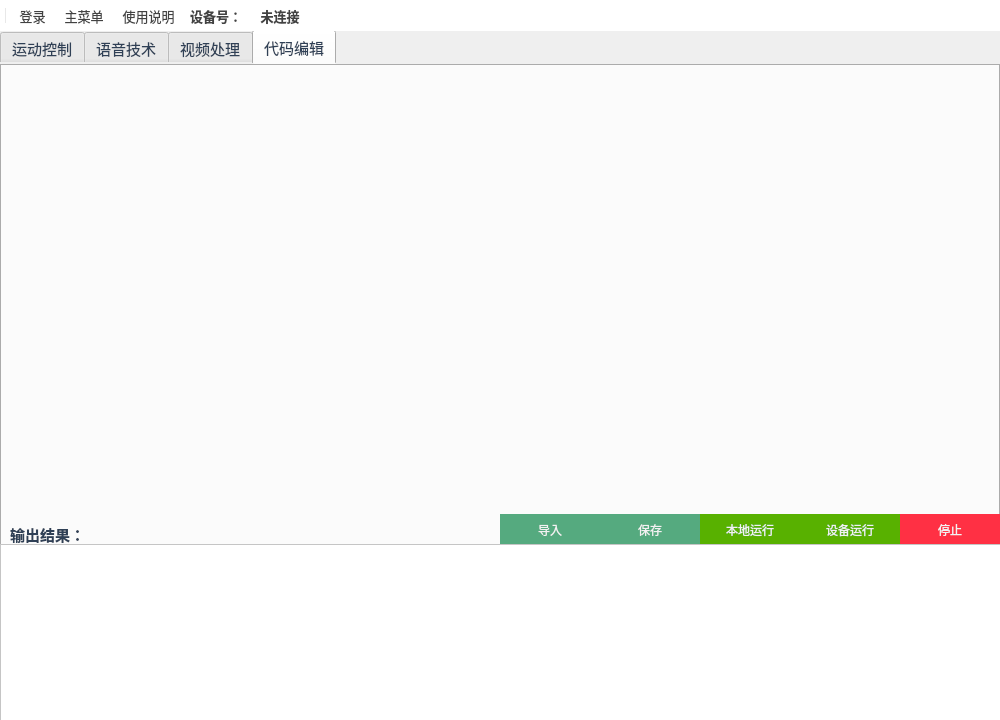
<?xml version="1.0" encoding="UTF-8"?>
<ui version="4.0">
 <class>tankWindow</class>
 <widget class="QMainWindow" name="tankWindow">
  <property name="geometry">
   <rect>
    <x>0</x>
    <y>0</y>
    <width>1000</width>
    <height>720</height>
   </rect>
  </property>
  <property name="minimumSize">
   <size>
    <width>1000</width>
    <height>720</height>
   </size>
  </property>
  <property name="maximumSize">
   <size>
    <width>1000</width>
    <height>720</height>
   </size>
  </property>
  <property name="windowTitle">
   <string>人工智能履带坦克</string>
  </property>
  <widget class="QWidget" name="widget">
   <property name="minimumSize">
    <size>
     <width>1000</width>
     <height>720</height>
    </size>
   </property>
   <property name="maximumSize">
    <size>
     <width>1000</width>
     <height>720</height>
    </size>
   </property>
   <property name="mouseTracking">
    <bool>true</bool>
   </property>
   <widget class="QTabWidget" name="tabMenuWidget">
    <property name="geometry">
     <rect>
      <x>0</x>
      <y>-1</y>
      <width>1000</width>
      <height>693</height>
     </rect>
    </property>
    <property name="baseSize">
     <size>
      <width>1021</width>
      <height>30</height>
     </size>
    </property>
    <property name="font">
     <font>
      <family>宋体</family>
      <pointsize>11</pointsize>
     </font>
    </property>
    <property name="styleSheet">
     <string notr="true">color:#2F4056;
border-top-color: rgb(255, 85, 127);
</string>
    </property>
    <property name="currentIndex">
     <number>3</number>
    </property>
    <property name="iconSize">
     <size>
      <width>24</width>
      <height>24</height>
     </size>
    </property>
    <property name="elideMode">
     <enum>Qt::ElideMiddle</enum>
    </property>
    <widget class="QWidget" name="tab_control">
     <property name="baseSize">
      <size>
       <width>0</width>
       <height>0</height>
      </size>
     </property>
     <property name="font">
      <font>
       <family>宋体</family>
       <pointsize>12</pointsize>
      </font>
     </property>
     <property name="styleSheet">
      <string notr="true"/>
     </property>
     <attribute name="title">
      <string>运动控制</string>
     </attribute>
     <widget class="QCheckBox" name="avoid">
      <property name="geometry">
       <rect>
        <x>880</x>
        <y>80</y>
        <width>81</width>
        <height>21</height>
       </rect>
      </property>
      <property name="font">
       <font>
        <family>宋体</family>
        <pointsize>14</pointsize>
       </font>
      </property>
      <property name="text">
       <string>开启</string>
      </property>
     </widget>
     <widget class="QLabel" name="label_2">
      <property name="geometry">
       <rect>
        <x>760</x>
        <y>110</y>
        <width>91</width>
        <height>41</height>
       </rect>
      </property>
      <property name="font">
       <font>
        <family>宋体</family>
        <pointsize>14</pointsize>
       </font>
      </property>
      <property name="text">
       <string>循迹模式</string>
      </property>
     </widget>
     <widget class="QPushButton" name="car_backward">
      <property name="geometry">
       <rect>
        <x>820</x>
        <y>330</y>
        <width>61</width>
        <height>51</height>
       </rect>
      </property>
      <property name="styleSheet">
       <string notr="true">background-color:rgb(99, 180, 255);color:rgb(243, 243, 243);</string>
      </property>
      <property name="text">
       <string>后退</string>
      </property>
     </widget>
     <widget class="QCheckBox" name="keyboard_control">
      <property name="geometry">
       <rect>
        <x>880</x>
        <y>160</y>
        <width>81</width>
        <height>21</height>
       </rect>
      </property>
      <property name="font">
       <font>
        <family>宋体</family>
        <pointsize>14</pointsize>
       </font>
      </property>
      <property name="text">
       <string>开启</string>
      </property>
     </widget>
     <widget class="QCheckBox" name="travel">
      <property name="geometry">
       <rect>
        <x>880</x>
        <y>120</y>
        <width>81</width>
        <height>21</height>
       </rect>
      </property>
      <property name="font">
       <font>
        <family>宋体</family>
        <pointsize>14</pointsize>
       </font>
      </property>
      <property name="text">
       <string>开启</string>
      </property>
     </widget>
     <widget class="QPushButton" name="car_rotate">
      <property name="geometry">
       <rect>
        <x>760</x>
        <y>380</y>
        <width>61</width>
        <height>51</height>
       </rect>
      </property>
      <property name="styleSheet">
       <string notr="true">background-color:rgb(255, 255, 127);color:rgb(66, 66, 66);</string>
      </property>
      <property name="text">
       <string>旋转</string>
      </property>
     </widget>
     <widget class="QPushButton" name="car_right">
      <property name="geometry">
       <rect>
        <x>760</x>
        <y>280</y>
        <width>61</width>
        <height>51</height>
       </rect>
      </property>
      <property name="styleSheet">
       <string notr="true">background-color:rgb(99, 180, 255);color:rgb(243, 243, 243);</string>
      </property>
      <property name="text">
       <string>向左</string>
      </property>
     </widget>
     <widget class="QLabel" name="label_4">
      <property name="geometry">
       <rect>
        <x>810</x>
        <y>190</y>
        <width>91</width>
        <height>41</height>
       </rect>
      </property>
      <property name="font">
       <font>
        <family>宋体</family>
        <pointsize>14</pointsize>
       </font>
      </property>
      <property name="styleSheet">
       <string notr="true">color:rgb(85, 170, 255)</string>
      </property>
      <property name="text">
       <string>行动控制</string>
      </property>
     </widget>
     <widget class="QPushButton" name="car_cam_left">
      <property name="geometry">
       <rect>
        <x>880</x>
        <y>530</y>
        <width>61</width>
        <height>51</height>
       </rect>
      </property>
      <property name="styleSheet">
       <string notr="true">background-color:#01AAED;color:#F3F3F3;</string>
      </property>
      <property name="text">
       <string>向右</string>
      </property>
     </widget>
     <widget class="QPushButton" name="car_forward">
      <property name="geometry">
       <rect>
        <x>820</x>
        <y>230</y>
        <width>61</width>
        <height>51</height>
       </rect>
      </property>
      <property name="whatsThis">
       <string extracomment="go_front"/>
      </property>
      <property name="styleSheet">
       <string notr="true">background-color:rgb(99, 180, 255);color:rgb(243, 243, 243);</string>
      </property>
      <property name="text">
       <string>前进</string>
      </property>
     </widget>
     <widget class="QPushButton" name="car_cam_down">
      <property name="geometry">
       <rect>
        <x>820</x>
        <y>480</y>
        <width>61</width>
        <height>51</height>
       </rect>
      </property>
      <property name="styleSheet">
       <string notr="true">background-color:#01AAED;color:#F3F3F3;</string>
      </property>
      <property name="text">
       <string>向上</string>
      </property>
     </widget>
     <widget class="QLabel" name="label">
      <property name="geometry">
       <rect>
        <x>760</x>
        <y>70</y>
        <width>91</width>
        <height>41</height>
       </rect>
      </property>
      <property name="font">
       <font>
        <family>宋体</family>
        <pointsize>14</pointsize>
       </font>
      </property>
      <property name="text">
       <string>避障模式</string>
      </property>
     </widget>
     <widget class="QPushButton" name="car_stop">
      <property name="geometry">
       <rect>
        <x>880</x>
        <y>380</y>
        <width>61</width>
        <height>51</height>
       </rect>
      </property>
      <property name="styleSheet">
       <string notr="true">background-color:rgb(255, 85, 0);color:rgb(243, 243, 243);</string>
      </property>
      <property name="text">
       <string>停止</string>
      </property>
     </widget>
     <widget class="QPushButton" name="car_cam_up">
      <property name="geometry">
       <rect>
        <x>820</x>
        <y>580</y>
        <width>61</width>
        <height>51</height>
       </rect>
      </property>
      <property name="styleSheet">
       <string notr="true">background-color:#01AAED;color:#F3F3F3;</string>
      </property>
      <property name="text">
       <string>向下</string>
      </property>
     </widget>
     <widget class="QLabel" name="label_3">
      <property name="geometry">
       <rect>
        <x>760</x>
        <y>150</y>
        <width>91</width>
        <height>41</height>
       </rect>
      </property>
      <property name="font">
       <font>
        <family>宋体</family>
        <pointsize>14</pointsize>
       </font>
      </property>
      <property name="text">
       <string>键盘控制</string>
      </property>
     </widget>
     <widget class="QLabel" name="label_5">
      <property name="geometry">
       <rect>
        <x>800</x>
        <y>440</y>
        <width>111</width>
        <height>41</height>
       </rect>
      </property>
      <property name="font">
       <font>
        <family>宋体</family>
        <pointsize>14</pointsize>
       </font>
      </property>
      <property name="styleSheet">
       <string notr="true">color:rgb(85, 170, 255)</string>
      </property>
      <property name="text">
       <string>摄像头控制</string>
      </property>
     </widget>
     <widget class="QPushButton" name="car_cam_right">
      <property name="geometry">
       <rect>
        <x>760</x>
        <y>530</y>
        <width>61</width>
        <height>51</height>
       </rect>
      </property>
      <property name="styleSheet">
       <string notr="true">background-color:#01AAED;color:#F3F3F3;</string>
      </property>
      <property name="text">
       <string>向左</string>
      </property>
     </widget>
     <widget class="QPushButton" name="car_left">
      <property name="geometry">
       <rect>
        <x>880</x>
        <y>280</y>
        <width>61</width>
        <height>51</height>
       </rect>
      </property>
      <property name="styleSheet">
       <string notr="true">background-color:rgb(99, 180, 255);color:rgb(243, 243, 243);</string>
      </property>
      <property name="text">
       <string>向右</string>
      </property>
     </widget>
     <widget class="QLabel" name="label_9">
      <property name="geometry">
       <rect>
        <x>270</x>
        <y>540</y>
        <width>101</width>
        <height>41</height>
       </rect>
      </property>
      <property name="font">
       <font>
        <family>宋体</family>
        <pointsize>14</pointsize>
       </font>
      </property>
      <property name="text">
       <string>摄像头画面</string>
      </property>
     </widget>
     <widget class="QCheckBox" name="camera_switch">
      <property name="geometry">
       <rect>
        <x>400</x>
        <y>550</y>
        <width>81</width>
        <height>21</height>
       </rect>
      </property>
      <property name="font">
       <font>
        <family>宋体</family>
        <pointsize>14</pointsize>
       </font>
      </property>
      <property name="text">
       <string>开启</string>
      </property>
     </widget>
     <widget class="QLabel" name="origin_camera">
      <property name="geometry">
       <rect>
        <x>60</x>
        <y>50</y>
        <width>640</width>
        <height>480</height>
       </rect>
      </property>
      <property name="styleSheet">
       <string notr="true">background-color:#F2F2F2</string>
      </property>
      <property name="text">
       <string/>
      </property>
     </widget>
     <widget class="QLabel" name="label_11">
      <property name="geometry">
       <rect>
        <x>760</x>
        <y>30</y>
        <width>91</width>
        <height>41</height>
       </rect>
      </property>
      <property name="font">
       <font>
        <family>宋体</family>
        <pointsize>14</pointsize>
       </font>
      </property>
      <property name="text">
       <string>物体跟随</string>
      </property>
     </widget>
     <widget class="QCheckBox" name="follow">
      <property name="geometry">
       <rect>
        <x>880</x>
        <y>40</y>
        <width>81</width>
        <height>21</height>
       </rect>
      </property>
      <property name="font">
       <font>
        <family>宋体</family>
        <pointsize>14</pointsize>
       </font>
      </property>
      <property name="text">
       <string>开启</string>
      </property>
     </widget>
    </widget>
    <widget class="QWidget" name="tab_voice">
     <property name="styleSheet">
      <string notr="true">background-color:rgba(255,255,255,0.8);</string>
     </property>
     <attribute name="title">
      <string>语音技术</string>
     </attribute>
     <widget class="QPushButton" name="voice_control">
      <property name="geometry">
       <rect>
        <x>820</x>
        <y>80</y>
        <width>81</width>
        <height>41</height>
       </rect>
      </property>
      <property name="text">
       <string>语音控制</string>
      </property>
     </widget>
     <widget class="QPushButton" name="voice_text_composite">
      <property name="geometry">
       <rect>
        <x>780</x>
        <y>150</y>
        <width>81</width>
        <height>41</height>
       </rect>
      </property>
      <property name="text">
       <string>语音合成</string>
      </property>
     </widget>
     <widget class="QPushButton" name="voice_text_chat">
      <property name="geometry">
       <rect>
        <x>780</x>
        <y>480</y>
        <width>81</width>
        <height>41</height>
       </rect>
      </property>
      <property name="text">
       <string>文字对话</string>
      </property>
     </widget>
     <widget class="QLabel" name="label_6">
      <property name="geometry">
       <rect>
        <x>150</x>
        <y>40</y>
        <width>501</width>
        <height>41</height>
       </rect>
      </property>
      <property name="font">
       <font>
        <pointsize>12</pointsize>
       </font>
      </property>
      <property name="text">
       <string>语音对话：唤醒词为佩奇佩奇，唤醒成功后听到提示音进行语音对话。</string>
      </property>
     </widget>
     <widget class="QLineEdit" name="input_composite_text">
      <property name="geometry">
       <rect>
        <x>150</x>
        <y>150</y>
        <width>591</width>
        <height>41</height>
       </rect>
      </property>
      <property name="font">
       <font>
        <family>宋体</family>
        <pointsize>11</pointsize>
       </font>
      </property>
      <property name="placeholderText">
       <string>   语音合成会将输入的文字合成语音并播放，请输入文字...</string>
      </property>
     </widget>
     <widget class="QPushButton" name="voice_chat">
      <property name="geometry">
       <rect>
        <x>690</x>
        <y>40</y>
        <width>81</width>
        <height>41</height>
       </rect>
      </property>
      <property name="text">
       <string>语音对话</string>
      </property>
     </widget>
     <widget class="QTextBrowser" name="voice_chat_list">
      <property name="geometry">
       <rect>
        <x>150</x>
        <y>230</y>
        <width>711</width>
        <height>251</height>
       </rect>
      </property>
      <property name="styleSheet">
       <string notr="true">text-align:center;font-size:15px;padding-left:150px;line-height:40px;</string>
      </property>
     </widget>
     <widget class="QLineEdit" name="input_send_text">
      <property name="geometry">
       <rect>
        <x>150</x>
        <y>480</y>
        <width>631</width>
        <height>41</height>
       </rect>
      </property>
      <property name="font">
       <font>
        <family>宋体</family>
        <pointsize>11</pointsize>
       </font>
      </property>
      <property name="placeholderText">
       <string>   请输入聊天文字内容...</string>
      </property>
     </widget>
     <widget class="QLabel" name="label_7">
      <property name="geometry">
       <rect>
        <x>150</x>
        <y>80</y>
        <width>651</width>
        <height>51</height>
       </rect>
      </property>
      <property name="font">
       <font>
        <pointsize>12</pointsize>
       </font>
      </property>
      <property name="text">
       <string>语音控制：唤醒词为佩奇佩奇，唤醒成功后说前进、后退、左转、右转、旋转等进行控制。</string>
      </property>
     </widget>
     <widget class="QPushButton" name="voice_audio_start">
      <property name="geometry">
       <rect>
        <x>560</x>
        <y>550</y>
        <width>81</width>
        <height>41</height>
       </rect>
      </property>
      <property name="text">
       <string>录音</string>
      </property>
     </widget>
     <widget class="QLabel" name="label_8">
      <property name="geometry">
       <rect>
        <x>150</x>
        <y>550</y>
        <width>421</width>
        <height>31</height>
       </rect>
      </property>
      <property name="font">
       <font>
        <pointsize>12</pointsize>
       </font>
      </property>
      <property name="text">
       <string>录音播放：使用车载麦克阵列及音箱进行录音及播放。</string>
      </property>
     </widget>
     <widget class="QPushButton" name="voice_audio_stop">
      <property name="geometry">
       <rect>
        <x>670</x>
        <y>550</y>
        <width>81</width>
        <height>41</height>
       </rect>
      </property>
      <property name="text">
       <string>停止录音</string>
      </property>
     </widget>
     <widget class="QPushButton" name="voice_audio_play">
      <property name="geometry">
       <rect>
        <x>780</x>
        <y>550</y>
        <width>81</width>
        <height>41</height>
       </rect>
      </property>
      <property name="text">
       <string>播放</string>
      </property>
     </widget>
    </widget>
    <widget class="QWidget" name="tab_video">
     <attribute name="title">
      <string>视频处理</string>
     </attribute>
     <widget class="QPushButton" name="camera_origin">
      <property name="geometry">
       <rect>
        <x>800</x>
        <y>180</y>
        <width>81</width>
        <height>31</height>
       </rect>
      </property>
      <property name="styleSheet">
       <string notr="true">QPushButton:hover{background-color:rgb(85, 170, 0);color:#F8F8F8} 
QPushButton{background-color:rgb(85, 170, 127);border-radius:5px;color:#F2F2F2}</string>
      </property>
      <property name="text">
       <string>原始画面</string>
      </property>
     </widget>
     <widget class="QPushButton" name="camera_face">
      <property name="geometry">
       <rect>
        <x>800</x>
        <y>250</y>
        <width>81</width>
        <height>31</height>
       </rect>
      </property>
      <property name="styleSheet">
       <string notr="true">QPushButton:hover{background-color:rgb(85, 170, 0);color:#F8F8F8} 
QPushButton{background-color:rgb(85, 170, 127);border-radius:5px;color:#F2F2F2}</string>
      </property>
      <property name="text">
       <string>人脸识别</string>
      </property>
     </widget>
     <widget class="QPushButton" name="camera_eyes">
      <property name="geometry">
       <rect>
        <x>800</x>
        <y>320</y>
        <width>81</width>
        <height>31</height>
       </rect>
      </property>
      <property name="styleSheet">
       <string notr="true">QPushButton:hover{background-color:rgb(85, 170, 0);color:#F8F8F8} 
QPushButton{background-color:rgb(85, 170, 127);border-radius:5px;color:#F2F2F2}</string>
      </property>
      <property name="text">
       <string>眼部识别</string>
      </property>
     </widget>
     <widget class="QPushButton" name="camera_close">
      <property name="geometry">
       <rect>
        <x>800</x>
        <y>390</y>
        <width>81</width>
        <height>31</height>
       </rect>
      </property>
      <property name="styleSheet">
       <string notr="true">QPushButton:hover{background-color:rgb(85, 170, 0);color:#F8F8F8} 
QPushButton{background-color:rgb(85, 170, 127);border-radius:5px;color:#F2F2F2}</string>
      </property>
      <property name="text">
       <string>关闭</string>
      </property>
     </widget>
     <widget class="QLabel" name="video_pannel">
      <property name="geometry">
       <rect>
        <x>80</x>
        <y>70</y>
        <width>640</width>
        <height>480</height>
       </rect>
      </property>
      <property name="styleSheet">
       <string notr="true">backgroud-color:#F2F2F2</string>
      </property>
      <property name="text">
       <string/>
      </property>
     </widget>
    </widget>
    <widget class="QWidget" name="tab_code">
     <attribute name="title">
      <string>代码编辑</string>
     </attribute>
     <widget class="QPushButton" name="btnRunLocal">
      <property name="geometry">
       <rect>
        <x>700</x>
        <y>450</y>
        <width>100</width>
        <height>31</height>
       </rect>
      </property>
      <property name="styleSheet">
       <string notr="true">QPushButton:hover{background-color:rgb(0, 156, 0);color:#F8F8F8} 
QPushButton{background-color:rgb(88, 177, 0);color:#F2F2F2;border:0}</string>
      </property>
      <property name="text">
       <string>本地运行</string>
      </property>
     </widget>
     <widget class="QPushButton" name="btnRunStop">
      <property name="geometry">
       <rect>
        <x>900</x>
        <y>450</y>
        <width>100</width>
        <height>31</height>
       </rect>
      </property>
      <property name="styleSheet">
       <string notr="true">QPushButton:hover{background-color:rgb(255, 0, 0);color:#F8F8F8} 
QPushButton{background-color:rgb(255, 48, 68);color:#F2F2F2;border:0}</string>
      </property>
      <property name="text">
       <string>停止</string>
      </property>
     </widget>
     <widget class="QPushButton" name="btnCodeImport">
      <property name="geometry">
       <rect>
        <x>500</x>
        <y>450</y>
        <width>100</width>
        <height>31</height>
       </rect>
      </property>
      <property name="styleSheet">
       <string notr="true">QPushButton:hover{background-color:rgb(85, 170, 0);color:#F8F8F8} 
QPushButton{background-color:rgb(85, 170, 127);color:#F2F2F2;border:0;}
</string>
      </property>
      <property name="text">
       <string>导入</string>
      </property>
     </widget>
     <widget class="QPushButton" name="btnCodeSave">
      <property name="geometry">
       <rect>
        <x>600</x>
        <y>450</y>
        <width>100</width>
        <height>31</height>
       </rect>
      </property>
      <property name="styleSheet">
       <string notr="true">QPushButton:hover{background-color:rgb(85, 170, 0);color:#F8F8F8} 
QPushButton{background-color:rgb(85, 170, 127);color:#F2F2F2;border:0}</string>
      </property>
      <property name="text">
       <string>保存</string>
      </property>
     </widget>
     <widget class="QPushButton" name="btnRunDevice">
      <property name="geometry">
       <rect>
        <x>800</x>
        <y>450</y>
        <width>100</width>
        <height>31</height>
       </rect>
      </property>
      <property name="styleSheet">
       <string notr="true">QPushButton:hover{background-color:rgb(0, 156, 0);color:#F8F8F8} 
QPushButton{background-color:rgb(88, 177, 0);color:#F2F2F2;border:0}</string>
      </property>
      <property name="text">
       <string>设备运行</string>
      </property>
     </widget>
     <widget class="QLabel" name="label_10">
      <property name="geometry">
       <rect>
        <x>10</x>
        <y>460</y>
        <width>71</width>
        <height>21</height>
       </rect>
      </property>
      <property name="font">
       <font>
        <family>微软雅黑</family>
        <pointsize>11</pointsize>
        <weight>75</weight>
        <bold>true</bold>
       </font>
      </property>
      <property name="text">
       <string>输出结果：</string>
      </property>
     </widget>
     <widget class="QWidget" name="CodeWidget" native="true">
      <property name="geometry">
       <rect>
        <x>-10</x>
        <y>-10</y>
        <width>1021</width>
        <height>471</height>
       </rect>
      </property>
     </widget>
     <widget class="QTextBrowser" name="CodeConsoleText">
      <property name="geometry">
       <rect>
        <x>0</x>
        <y>480</y>
        <width>1001</width>
        <height>181</height>
       </rect>
      </property>
      <property name="minimumSize">
       <size>
        <width>1001</width>
        <height>181</height>
       </size>
      </property>
      <property name="maximumSize">
       <size>
        <width>1001</width>
        <height>181</height>
       </size>
      </property>
      <property name="font">
       <font>
        <family>Arial</family>
        <pointsize>11</pointsize>
       </font>
      </property>
      <property name="styleSheet">
       <string notr="true">padding-left:20px;background-color:white;</string>
      </property>
     </widget>
    </widget>
   </widget>
  </widget>
  <widget class="QToolBar" name="toolBar">
   <property name="enabled">
    <bool>true</bool>
   </property>
   <property name="minimumSize">
    <size>
     <width>0</width>
     <height>0</height>
    </size>
   </property>
   <property name="maximumSize">
    <size>
     <width>1000</width>
     <height>40</height>
    </size>
   </property>
   <property name="windowTitle">
    <string>toolBar</string>
   </property>
   <property name="styleSheet">
    <string notr="true">background-color:rgb(255, 255, 255);color:rgb(66, 66, 66);border-bottom:none;</string>
   </property>
   <property name="movable">
    <bool>false</bool>
   </property>
   <property name="iconSize">
    <size>
     <width>24</width>
     <height>24</height>
    </size>
   </property>
   <attribute name="toolBarArea">
    <enum>TopToolBarArea</enum>
   </attribute>
   <attribute name="toolBarBreak">
    <bool>false</bool>
   </attribute>
   <addaction name="separator"/>
   <addaction name="actionLogin"/>
   <addaction name="actionChange"/>
   <addaction name="actionInfo"/>
   <addaction name="actionText"/>
   <addaction name="actionStatus"/>
  </widget>
  <action name="actionExit">
   <property name="text">
    <string>退出</string>
   </property>
   <property name="iconText">
    <string> 退出</string>
   </property>
   <property name="font">
    <font>
     <family>微软雅黑</family>
     <pointsize>10</pointsize>
    </font>
   </property>
  </action>
  <action name="actionChange">
   <property name="text">
    <string>主菜单</string>
   </property>
   <property name="iconText">
    <string> 主菜单</string>
   </property>
   <property name="font">
    <font>
     <family>微软雅黑</family>
     <pointsize>10</pointsize>
    </font>
   </property>
  </action>
  <action name="actionInfo">
   <property name="text">
    <string>使用说明</string>
   </property>
   <property name="iconText">
    <string> 使用说明</string>
   </property>
   <property name="font">
    <font>
     <family>微软雅黑</family>
     <pointsize>10</pointsize>
    </font>
   </property>
  </action>
  <action name="actionLogin">
   <property name="enabled">
    <bool>true</bool>
   </property>
   <property name="text">
    <string>登录</string>
   </property>
   <property name="iconText">
    <string> 登录</string>
   </property>
   <property name="font">
    <font>
     <family>微软雅黑</family>
     <pointsize>10</pointsize>
    </font>
   </property>
   <property name="shortcut">
    <string extracomment="登录"/>
   </property>
  </action>
  <action name="actionText">
   <property name="enabled">
    <bool>false</bool>
   </property>
   <property name="text">
    <string>设备号：</string>
   </property>
   <property name="iconText">
    <string>设备号：</string>
   </property>
   <property name="toolTip">
    <string>设备号：</string>
   </property>
   <property name="font">
    <font>
     <family>微软雅黑</family>
     <pointsize>10</pointsize>
     <weight>75</weight>
     <bold>true</bold>
    </font>
   </property>
  </action>
  <action name="actionStatus">
   <property name="enabled">
    <bool>false</bool>
   </property>
   <property name="text">
    <string>未连接</string>
   </property>
   <property name="iconText">
    <string> 未连接</string>
   </property>
   <property name="font">
    <font>
     <family>微软雅黑</family>
     <pointsize>10</pointsize>
     <weight>75</weight>
     <bold>true</bold>
    </font>
   </property>
  </action>
 </widget>
 <resources/>
 <connections/>
</ui>
